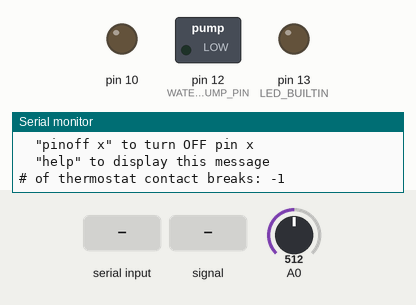
A sketch run on a simulated Arduino Uno, built with avr-gcc and run on an emulated ATmega328P. Shown: switched loads named in the sketch (green lamp = pin HIGH), output pins drawn as LEDs (lit = HIGH), the last lines printed to the serial monitor. Dashed ring = blinking. Inputs (shaded band) come from the test bench; at power-on: A0 = 512. EEPROM starts erased; pins used as bus, display or sensor lines are not drawn.

Above: at 1.4 s.
1.5 s: "debug 1\n" received over Serial
At 5.47 s:
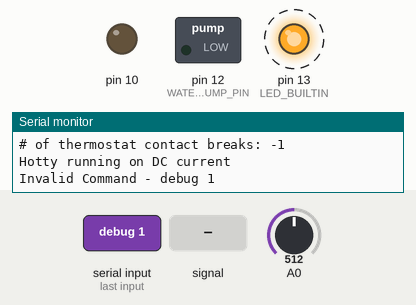
9.7 s: A0 fed a 200 Hz sine of ±81 counts around its level
At 11.0 s:
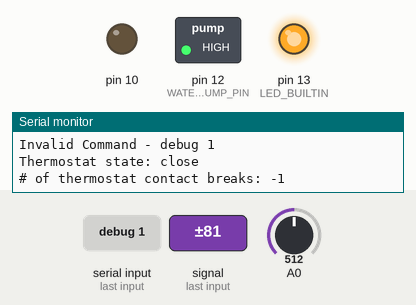
At 16.3 s:
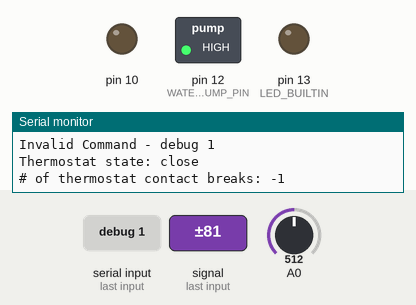
26.8 s: A0 set to 716
30.3 s: "help 150\n" received over Serial
33.8 s: " \n" received over Serial
Timing chart, 0 to 38.3 s (numbered marks = the images above; inputs shaded):
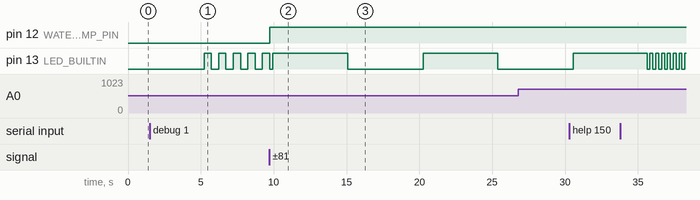

The sketch:

SolarHottyTestThermostat.ino
```cpp
#include <EEPROM.h>
#include <Filters.h>
//#include <SD.h>

#define TEST_FREQUENCY                      50            // test signal frequency (Hz)
#define WATER_PUMP_PIN                      12
#define RESET_PIN                           11
//#define AC_GEYSER_ASSIST_ELEMENT_PIN        12
#define RESET_PERIOD                        600000 // 10 minutess

bool thermostat_state = false;           // Holds the state of the thermostat

// DC current measurement variables
float maxAmps = 0;
float minAmps = 0;
float lastAmps = 0;
unsigned long print_DC_Period = 1000;           // in milliseconds
unsigned long previous_DC_Millis = 0;           // Track time in milliseconds since last reading
#define MV_PER_AMP                  66                  // use 185 or use 100 for 20A Module and 66 for 30A Module
#define ACS_OFFSET                  2500

// AC current measurement variables
float windowLength = 20.0/TEST_FREQUENCY;        // how long to average the signal, for statistist
float intercept = -0.1129;                      // to be adjusted based on calibration testing
float slope = 0.0405;                           // to be adjusted based on calibration testing
unsigned long print_AC_Period = 1000; // in milliseconds
unsigned long previous_AC_Millis = 0;  // Track time in milliseconds since last reading
RunningStatistics inputStats;                 // create statistics to look at the raw test signal


// debug flag
bool debug_on = false;

// SD Card

bool sd_card_present = true;

enum thermoState
{
    OPEN,
    CLOSED
};

enum HottyState
{
    NOT_KNOWN,
    AC_DETECTED,
    DC_DETECTED
};

enum HottyState hottyState = NOT_KNOWN;

template <class T> int EEPROM_writeAnything(int ee, const T& value)
{
    const byte* p = (const byte*)(const void*)&value;
    int i;
    for (i = 0; i < sizeof(value); i++)
        EEPROM.write(ee++, *p++);
    return i;
}

template <class T> int EEPROM_readAnything(int ee, T& value)
{
    byte* p = (byte*)(void*)&value;
    int i;
    for (i = 0; i < sizeof(value); i++)
        *p++ = EEPROM.read(ee++);
    return i;
}

struct config_t
{
    long counter;
} configuration;


bool check_ac_current(int sensorValue) {
    inputStats.input(sensorValue);  // log to Stats function
    float amps = 0;

    if ((unsigned long)(millis() - previous_AC_Millis) >= print_AC_Period)
    {
        previous_AC_Millis = millis();   // update time

        if (debug_on)
        {
            // display current values to the screen
            Serial.print( "\n" );
            // output sigma or variation values associated with the inputValue itsel
            Serial.print( "\tsigma: " ); Serial.print( inputStats.sigma() );
            // convert signal sigma value to current in amps
            amps = intercept + slope * inputStats.sigma();
            Serial.print( "\tamps: " ); Serial.print( amps );
        }
    }
    return(inputStats.sigma() > 50);
}

void display_help()
{
    String VER_NUM = "0.4";           // File version number
    String data = "\r\n";
    data += "\nSolarHotty Test Application " + VER_NUM;
    data += ("\n===============================");
    data += ("\nEnter:");
    data += ("\n\t\"setcounter x\" set the counter to value x");
    data += ("\n\t\"debug\" to toggle the debug flag");
    data += ("\n\t\"pinon x\" to turn ON pin x");
    data += ("\n\t\"pinoff x\" to turn OFF pin x");
    data += ("\n\t\"help\" to display this message");

    log_data(data);

    print_configuration();
}


void setup()
{
    digitalWrite(RESET_PIN, HIGH);
    delay(200);
    // On the Ethernet Shield, CS is pin 4. Note that even if it's not
    // used as the CS pin, the hardware CS pin (10 on most Arduino boards,
    // 53 on the Mega) must be left as an output or the SD library
    // functions will not work.
    const int chipSelect = 4;
    Serial.begin(115200);
    // Open serial communications and wait for port to open:
    while (!Serial) {
        ; // wait for serial port to connect. Needed for Leonardo only
    }
    log_data("Initializing SD card...");
    // make sure that the default chip select pin is set to
    // output, even if you don't use it:
    pinMode(10, OUTPUT);

    // see if the card is present and can be initialized:
    //if (!SD.begin(chipSelect))
    {
        // don't do anything more:
        sd_card_present = false;
        log_data("Card failed, or not present");
    }
    //log_data("card initialized.");

    pinMode(WATER_PUMP_PIN, OUTPUT);
    //pinMode(AC_GEYSER_ASSIST_ELEMENT_PIN, OUTPUT);
    pinMode(LED_BUILTIN, OUTPUT);
    pinMode(RESET_PIN, OUTPUT);
    // Read the configuration i.e. the total number of contact breaks of the thermostat
    EEPROM_readAnything(0, configuration);
    display_help();
}

enum thermoState get_thermostat_state(int raw_value)
{
    return abs(measure_dc_current(raw_value)) > 0.3 ? CLOSED : OPEN;
}

void print_configuration()
{
    Serial.print("\n# of thermostat contact breaks: ");
    Serial.println(configuration.counter);
}

void print_thermostat_state()
{
    log_data(thermostat_state == CLOSED ? "Thermostat state: close" : "Thermostat state: open" );
}

float measure_dc_current(int RawValue) {

    double Voltage = 0;
    float noise = 0;
    float amps = 0;


    Voltage = (RawValue / 1024.0) * 5000; // Gets you mV
    amps = ((Voltage - ACS_OFFSET) / MV_PER_AMP);
    amps = (amps + lastAmps) / 2;
    lastAmps = amps;
    maxAmps = max(maxAmps, amps);
    minAmps = min(minAmps, amps);
    noise = maxAmps - minAmps;
    if ((unsigned long)(millis() - previous_DC_Millis) >= print_DC_Period)
    {
        previous_DC_Millis = millis();   // update time
        if (debug_on)
        {
            Serial.print( "\n" );
            Serial.print("raw value: ");
            Serial.print(RawValue);
            Serial.print(" ");
            Serial.print(", amps: ");
            Serial.print(amps);
            Serial.print(" ");
            Serial.print(", noise: ");
            Serial.print(noise);
        }
        if (hottyState != DC_DETECTED)
        {
            hottyState = DC_DETECTED;
            Serial.println("\nHotty running on DC current ");
        }
    }
    return amps;
}

String command;


#define PUMP_ON_OFF_TIME 30000
#define MAX_PUMP_ON_OFF_CYCLES  31
void loop() {
    byte byteRead;
    bool led_state = false;
    int counter = 0;
    int RawValue= 0;
    // LED status
    unsigned long led_blink_period = 1000; // in milliseconds
    unsigned long last_led_check = 0;       // Track time in milliseconds since last reading
    unsigned long last_pump_check = 0;       // Track time in milliseconds since last reading
    unsigned long last_reset_check = millis();       // Track time in milliseconds since last reading

    byte pump_counter = 0;
    bool starting_up = true;


    inputStats.setWindowSecs( windowLength );
    while (1)
    {
        RawValue = analogRead(A0);
        if (check_ac_current(RawValue) == false)
        {
            if (get_thermostat_state(RawValue) == CLOSED)
            {
                // There is DC current flowing, but check multiple times to make sure
                if (thermostat_state == OPEN)
                {
                    counter = 0;
                    for (int i = 0; i < 10; i++)
                    {
                        delayMicroseconds(1000);
                        RawValue = analogRead(A0);
                        if (get_thermostat_state(RawValue) == CLOSED)
                            counter++;
                    }
                    if (counter >= 7)
                    {
                        if (!starting_up)
                          configuration.counter++;
                        else
                          starting_up = false;
                        EEPROM_writeAnything(0, configuration);
                        thermostat_state = CLOSED;
                        digitalWrite(WATER_PUMP_PIN, HIGH);                             // switch OFF water pump
                        //digitalWrite(AC_GEYSER_ASSIST_ELEMENT_PIN, HIGH);               // switch ON the AC Geyser
                        print_thermostat_state();
                        print_configuration();
                        led_blink_period = 400;
                        pump_counter = 0;
                    }
                }
            }
            else
            {
                // There is NO DC current flowing
                if (thermostat_state == CLOSED)
                {
                    counter = 0;
                    for (int i = 0; i < 10; i++)
                    {
                        delayMicroseconds(1000);
                        RawValue = analogRead(A0);
                        if (get_thermostat_state(RawValue) == OPEN)
                            counter++;
                    }
                    if (counter >= 7)
                    {
                        delay(5000);                      // This delay is to avoid switching the pump on when the solarhotty does self tests
                        RawValue = analogRead(A0);
                        if (get_thermostat_state(RawValue) == OPEN)
                        {
                            thermostat_state = OPEN;
                            print_thermostat_state();
                            log_data("\nHotty running on DC with NO current detected");
                            digitalWrite(WATER_PUMP_PIN, LOW);             // switch ON water pump
                            //digitalWrite(AC_GEYSER_ASSIST_ELEMENT_PIN, LOW);               // switch OFF the AC Geyser
                            print_thermostat_state();
                            print_configuration();
                            led_blink_period = 1000;
                            pump_counter = 1;
                        }
                    }
                }

                if (pump_counter > 0)
                {
                    if ((unsigned long)(millis() - last_pump_check) >= PUMP_ON_OFF_TIME)
                    {
                        last_pump_check = millis();   // update time
                        if (pump_counter % 2)
                        {
                            digitalWrite(WATER_PUMP_PIN, LOW);             // switch ON water pump
                        }
                        else
                        {
                            digitalWrite(WATER_PUMP_PIN, HIGH);             // switch OFF water pump
                            //if (pump_counter == 2) {
                                //last_pump_check += PUMP_ON_OFF_TIME;        // add double time to the first cooling period
                            //}
                        }
                        pump_counter++;
                    }
                }
            }
        }
        else
        {
            if (hottyState != AC_DETECTED)
            {
                // wait a while and then do a re-check
                delay(5000);
                // Sometime the hotty does a series of test. So to avoid switching while it is doing the tests
                // we wait a while then perform the check again.
                if (check_ac_current(RawValue) == true)
                {
                    log_data("\nHotty running on AC current ");
                    hottyState = AC_DETECTED;
                    digitalWrite(WATER_PUMP_PIN, LOW);                              // switch ON water pump
                    //digitalWrite(AC_GEYSER_ASSIST_ELEMENT_PIN, LOW);               // switch ON the AC Geyser
                    led_blink_period = 2000;
                    pump_counter = 0;
                }
            }
        }
        //  check if data has been sent from the computer:
        while (Serial.available())
        {
            char c = Serial.read();
            if (c == '\n')
            {
                parseCommand(command);
                command = "";
            }
            else
            {
                if (isAlphaNumeric(c) || isWhitespace(c))
                {
                    command += c;
                }
            }
        }


        // Set the blinking period
        if ((unsigned long)(millis() - last_led_check) >= (led_blink_period /2))
        {
            last_led_check = millis();   // update time
            if (led_state)
            {
                led_state = false;
                digitalWrite(LED_BUILTIN, LOW);    // turn the LED off by making the voltage LOW
            }
            else
            {
                led_state = true;
                digitalWrite(LED_BUILTIN, HIGH);  // turn the LED on (HIGH is the voltage level)
            }
        }

        if ((unsigned long)(millis() - last_reset_check) > RESET_PERIOD)
        {
            //last_reset_check = millis();
            digitalWrite(RESET_PIN, LOW);
        }
    }
}

void log_data(String dataString)
{
    String data_file = "data.txt";
    // print to the serial port too:
    Serial.println(dataString);

    if (sd_card_present)
    {
//        // open the file. note that only one file can be open at a time,
//        // so you have to close this one before opening another.
//        File dataFile = SD.open(data_file, FILE_WRITE);
//
//        // if the file is available, write to it:
//        if (dataFile) {
//            dataFile.println(dataString);
//            dataFile.close();
//        }
//        // if the file isn't open, pop up an error:
//        else {
//            Serial.println("error opening - " + data_file);
//        }
    }
}

void parseCommand(String cmd)
{
    String part1;
    String part2;

    if (cmd.indexOf(" ") == -1)
    {
        if (cmd.indexOf("debug") != -1)
        {
            debug_on = !debug_on;
        }
        else if (cmd.indexOf("help") != -1)
        {
            display_help();
        }
        else
        {
            Serial.println("Invalid Command - " + cmd);
        }
    }
    else
    {
        // e.g. PINON 3  or PINOFF 3
        part1 = cmd.substring(0, cmd.indexOf(" "));
        part2 = cmd.substring(cmd.indexOf(" ") + 1);
        if (part1.equalsIgnoreCase("pinon"))
        {
            int pin = part2.toInt();
            digitalWrite(pin, HIGH);
        }
        else if (part1.equalsIgnoreCase("pinoff"))
        {
            int pin = part2.toInt();
            digitalWrite(pin, LOW);
        }
        else if (part1.equalsIgnoreCase("setcounter"))
        {
            int value = part2.toInt();
            configuration.counter = value;
            EEPROM_writeAnything(0, configuration);
            print_configuration();
        }
        else
        {
            Serial.println("Invalid Command - " + cmd);
        }
    }
}
```

Measured:
- after the input at 9.7 s, pin 12 (WATER_PUMP_PIN): LOW → HIGH at once
- after the input at 26.8 s, every drawn part: stays the same
